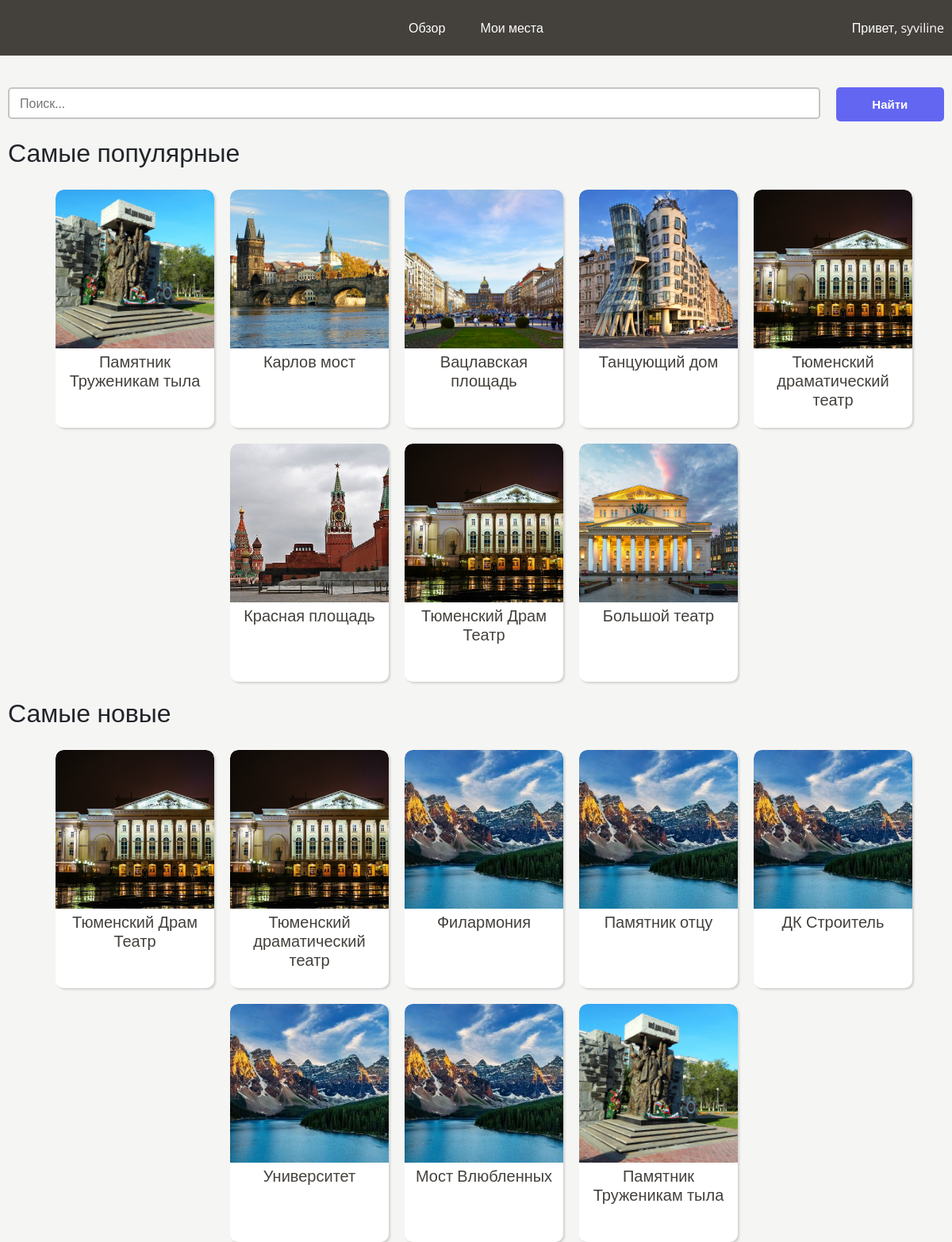
The app's page / (signed in) with its own data.
### main/models.py (models this page shows, shortened)
class Place(models.Model):
    user = models.ForeignKey('auth.User', null=False, on_delete=models.CASCADE)
    name = models.CharField(max_length=200, verbose_name='Название')
    visited = models.BooleanField(default=False)
    notes = models.TextField(blank=True, null=True)
    date_visited = models.DateField(blank=True, null=True)
    photo = models.ImageField(upload_to='user_images/', blank=True, null=True, default="user_images/default.jpg", verbose_name='Фото')
    search = models.TextField()  # contains name + description + address in lower case,
    description = models.TextField(null=True, verbose_name='Описание')  # description of place
    address = models.CharField(max_length=255, verbose_name='Адрес')  # адрес
    latitude = models.DecimalField(max_digits=22, decimal_places=20, verbose_name='Широта')  # широта
    longitude = models.DecimalField(max_digits=23, decimal_places=20, verbose_name='Долгота')  # долгота
    hashtags = models.TextField(null=True, verbose_name='Хэштеги')  # хэштеги
    is_public = models.BooleanField(default=True, verbose_name='Опубликовать')
    views = models.IntegerField(default=0, null=False)

### main/views.py (the view)
# urls.py: path('', views.index, name='index'),
@login_required
def index(request):
    popularplaces = Place.objects.filter(is_public=True).order_by('-views')[:PLACES_PER_PAGE]
    newplaces = Place.objects.filter(is_public=True).order_by('-id')[:PLACES_PER_PAGE]
    vars = {'title': 'Обзор', 'popular': popularplaces, 'new': newplaces}
    return render(request, 'main/discover.html', vars)

### templates/main/discover.html (shortened to what this page needs)
{% extends 'main/base.html' %}
{% block content %}
<div class="search">
    <input type="text" id="searchbar" placeholder="Поиск...">
    <button type="button" id="searchbtn" onclick="goToSearch()">Найти</button>
</div>
<h2 style="margin-top: 20px;">Самые популярные</h2>
<div class="memory-places">
    {% for i in popular %}
        <div class="object">
            <a href="/place/{{i.id}}">
                <img src="{{i.photo.url}}" alt="" class="img">
                <h2>{{i.name}}</h2>
            </a>
        </div>
    {% endfor %}
</div>
<h2 style="margin-top: 20px;">Самые новые</h2>
<div class="memory-places">
    {% for i in new %}
        <div class="object">
            <a href="/place/{{i.id}}">
                <img src="{{i.photo.url}}" alt="" class="img">
                <h2>{{i.name}}</h2>
            </a>
        </div>
    {% endfor %}
</div>
{% endblock %}

### templates/main/base.html (shortened to what this page needs)
<!doctype html>
{% load static %}
<html lang="en">
<head>
    <link  rel="stylesheet"  href="https://maxcdn.bootstrapcdn.com/bootstrap/4.0.0/css/bootstrap.min.css">
    <link rel="stylesheet" href="{% static 'style/style.css' %}">
</head>
<body>
    <header>
        <div class="container">
            <div class="middle">
                <a href="{% url 'main:index' %}">Обзор</a>
                <a href="{% url 'main:places' %}">Мои места</a>
            </div>
            <div class="right">Привет, <a href="{% url 'main:profile' %}">{{ request.user.username }}</a></div>
        </div>
    </header>
    <div class="container body">
        {% block content %}
        {% endblock %}
    </div>
</body>
</html>

### static/style/style.css (style rules this page uses)
* { padding: 0; margin: 0; font-family: 'Open Sans', sans-serif; }
a { text-decoration: none; color: #FFF; }
body { background-color: #F5F5F4; }
.container { max-width: 1200px; margin: 0 auto; padding: 0 10px; }
header { height: 70px; background-color: #44403C; color: #FFF; }
header .container { display: flex; justify-content: space-between; height: 70px; align-items: center; }
header .middle { flex: 3; text-align: center; }
header .middle a { margin: 0 20px; }
header .right { flex: 1; text-align: right; }
.body { margin-top: 40px; }
.search { display: flex; }
.search #searchbar { width: 100%; height: 40px; padding: 0 13px; border-radius: 5px; border: 2px solid #C4C4C4; outline: none; font-size: 16px; }
#searchbtn { width: 150px; margin-left: 20px; border: none; background-color: #6366F1; border-radius: 5px; color: #FFF; font-weight: bold; font-size: 15px; cursor: pointer; }
button { background-color: #6366F1; border: none; border-radius: 10px; color: white; padding: 10px 25px; }
.object { width: 200px; height: 300px; color: #44403C; background-color: #FFF; margin-left: 20px; margin-top: 20px; border-radius: 10px; box-shadow: rgba(0, 0, 0, 0.15) 1.95px 1.95px 2.6px; box-sizing: border-box; overflow: hidden; }
.object .img { width: 200px; height: 200px; object-fit: cover; border-radius: 10px; border-bottom-left-radius: 0; border-bottom-right-radius: 0; }
.object h2 { font-family: 'Open Sans', sans-serif; text-align: center; font-size: 20px; padding: 5px 5px 0 5px; }
.object a { color: inherit; }
.memory-places { display: flex; flex-wrap: wrap; justify-content: center; min-height: 300px; }
.serie-h-header .left, .right { flex: 1; }

### records on screen
Place: photo (picture), name "Памятник Труженикам тыла"
Place: photo (picture), name "Карлов мост"
Place: photo (picture), name "Вацлавская площадь"
Place: photo (picture), name "Танцующий дом"
Place: photo (picture), name "Тюменский драматический театр"
Place: photo (picture), name "Красная площадь"
Place: photo (picture), name "Тюменский Драм Театр"
Place: photo (picture), name "Большой театр"
Place: photo (placeholder picture), name "Филармония"
Place: photo (placeholder picture), name "Памятник отцу"
Place: photo (placeholder picture), name "ДК Строитель"
Place: photo (placeholder picture), name "Университет"
Place: photo (placeholder picture), name "Мост Влюбленных"

### other values on screen
{{ request.user.username }} "syviline"
